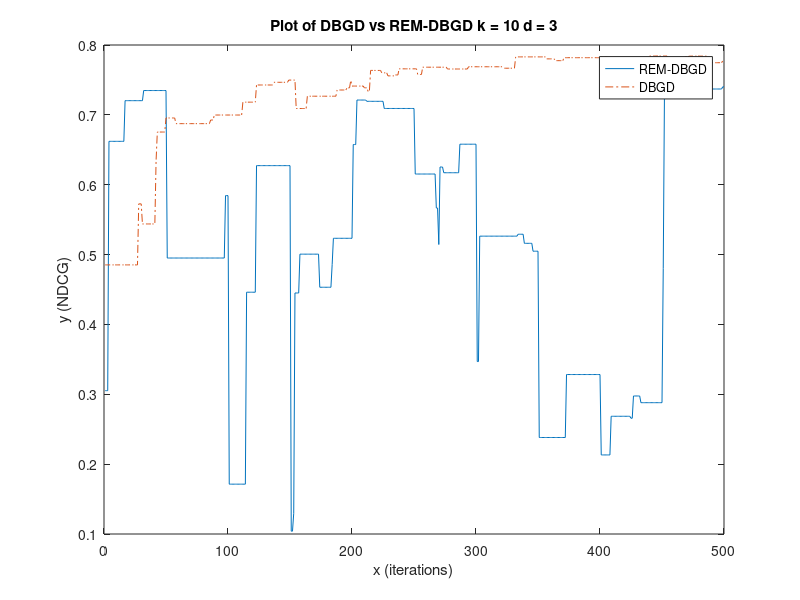

Recreate this plot in MATLAB.
% full = csvread("k_1d_3full_test.txt");
% rem = csvread("k_1d_3rem_test.txt");

% full = csvread("k_1d_3full_train.txt");
% rem = csvread("k_1d_3rem_train.txt");

% full = csvread("k_10d_3full_test.txt");
% rem = csvread("k_10d_3rem_test.txt");

full = csvread("k_10d_3full_train.txt");
rem = csvread("k_10d_3rem_train.txt");

x = 1:length(full);

plot(x,rem,'-',x,full,'-.');
xlabel('x (iterations)');
ylabel('y (NDCG)');
title('Plot of DBGD vs REM-DBGD k = 10 d = 3');
legend('REM-DBGD','DBGD');
